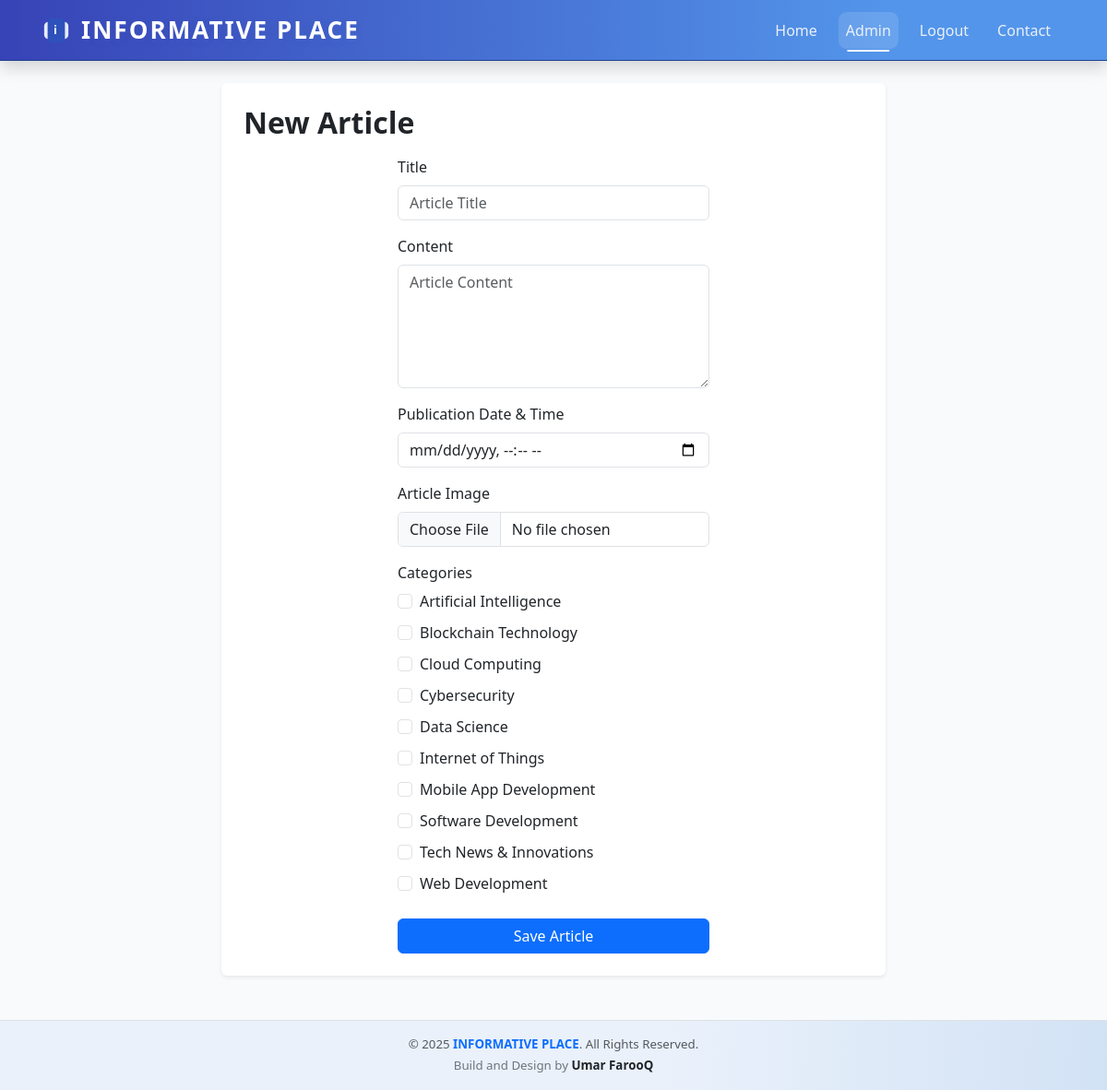
Screenshot of /admin/new-article.php (signed in) with the database file from the repository.
### tables this page shows
CREATE TABLE `category` (
  `id` int NOT NULL,
  `name` varchar(128) NOT NULL
);

### classes/Category.php (called while the page is built)
<?php
class Category
{
	public static function getAll($conn)
	{
		$sql = "SELECT *
						FROM category
						ORDER BY name";
		$results = $conn->query($sql);
		return $results->fetchAll(PDO::FETCH_ASSOC);
	}
}

### admin/new-article.php (the view, shortened to what this page needs)
<?php
$conn = require '../include/db.php';
$article = new Article();
$category_ids = [];
$categories = Category::getAll($conn);
$published_at_value = '';
?>
<?php require '../include/header.php'; ?>
<div class="mx-auto" style="max-width: 720px;">
    <div class="card shadow-sm border-0 p-4 my-4">
        <h2 class="fw-bold mb-3">New Article</h2>
        <form method="post" id="formArticle" class="mx-auto" style="max-width: 600px;" enctype="multipart/form-data">
            <div class="mb-3">
                <label for="title" class="form-label">Title</label>
                <input class="form-control" type="text" name="title" id="title" placeholder="Article Title" value="<?= htmlspecialchars($article->title); ?>" required>
            </div>
            <div class="mb-3">
                <label for="content" class="form-label">Content</label>
                <textarea class="form-control" name="content" rows="5" id="content" placeholder="Article Content" required><?= htmlspecialchars($article->content) ?></textarea>
            </div>
            <div class="mb-3">
                <label for="published_at" class="form-label">Publication Date & Time</label>
                <input class="form-control" type="datetime-local" name="published_at" id="published_at"
                    value="<?= $published_at_value ?>">
            </div>
            <div class="mb-3">
                <label for="image_file" class="form-label">Article Image</label>
                <input class="form-control" type="file" name="image_file" id="image_file" accept="image/*">
            </div>
            <fieldset class="mb-3">
                <legend class="col-form-label pt-0">Categories</legend>
                <?php if (count($categories) > 0): ?>
                    <?php foreach ($categories as $category): ?>
                        <div class="form-check">
                            <input class="form-check-input" type="checkbox" name="category[]" value="<?= $category['id'] ?>" id="category<?= $category['id'] ?>" <?= in_array($category['id'], $category_ids) ? 'checked' : '' ?>>
                            <label class="form-check-label" for="category<?= $category['id'] ?>">
                                <?= htmlspecialchars($category['name']) ?>
                            </label>
                        </div>
                    <?php endforeach; ?>
                <?php else: ?>
                    <div class="text-danger small ps-1">No categories found. Please add a category first.</div>
                <?php endif; ?>
            </fieldset>
            <button class="btn btn-primary w-100">Save Article</button>
        </form>
    </div>
</div>
<?php require '../include/footer.php'; ?>

### css/styles.css (style rules this page uses)
body { background: #f8fafc; font-family: "Segoe UI", Arial, sans-serif; }
form label { margin-bottom: .5rem; font-weight: 500; }

### rows the page displays
category: name "Artificial Intelligence"
category: name "Blockchain Technology"
category: name "Cloud Computing"
category: name "Cybersecurity"
category: name "Data Science"
category: name "Internet of Things"
category: name "Mobile App Development"
category: name "Software Development"
category: name "Tech News & Innovations"
category: name "Web Development"
